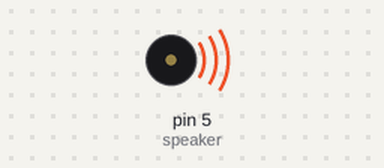
A sketch run on a simulated Arduino Uno, built with avr-gcc and run on an emulated ATmega328P. Parts: buzzer (waves = sounding).

Above: at 0.07 s.
At 2.62 s:
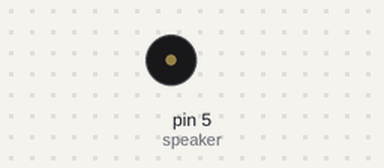
Timing chart, 0 to 3.0 s (numbered marks = the images above):
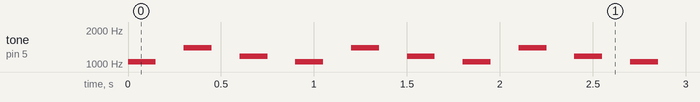

Measured:
- by itself, tone on pin 5 (speaker): repeats every 0.90 s: silent 0.15 s, 1397 Hz 0.15 s, silent 0.15 s, 1175 Hz 0.15 s, silent 0.15 s, 1046 Hz 0.15 s

The sketch:

music_output_example2.ino
```cpp
int speaker = 5;   //make sure this matches the pin of your speaker

//music notes. Arduino reads pitch as frequencies in hertz.
//The following list of variables lets us use letter names of the
//notes instead of the frequencies.
int C = 1046;
int D = 1175;
int E = 1319;
int F = 1397;
int G = 1568;
int A = 1760;
int B = 1976;
int C1 = 2093;

void setup() {
  // put your setup code here, to run once:
  pinMode(speaker, OUTPUT);  //sets up the speaker as an output
}

void loop() {
  song();
}

void MakeNote(int NoteNumber, int duration)
{
  // "stacatto" note, on for 1/2 of duration, off for 1/2 of duration
  tone(speaker, NoteNumber);
  delay(duration/2);
  noTone(speaker);
  delay(duration/2);
}

void MakeRest(int duration)
{
  noTone(speaker);
  delay(duration);
}

void song(int duration)
{
  MakeNote(C, duration);
  MakeNote(F, duration);
  MakeNote(D, duration);
}

void song()
{
  int duration = 300; // Change the number here to make the song faster or slower.
  song(duration);
}
```
